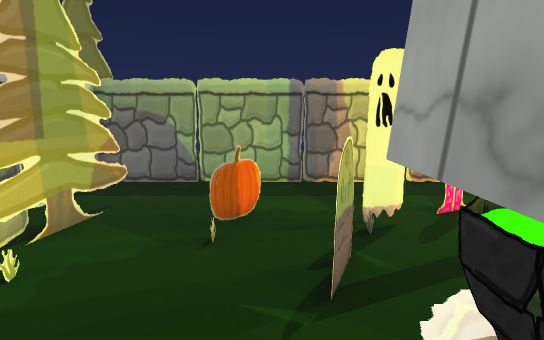
view 1 (above)

16 first-person views from a walk through a scene from a Unity 3-D project. The camera is 1.3 m above the floor, tilts 10° down and sees 80° across. The floor is counted in squares, 0.5 m on a side. Each view is taken from the middle of a square. On the plan, view 1 faces up. The plan holds only what a view shows up to about 20 squares ahead; the rest is blank. The place goes on beyond the plan. The player is left out. Some surface patterns are stand-ins.

view 2
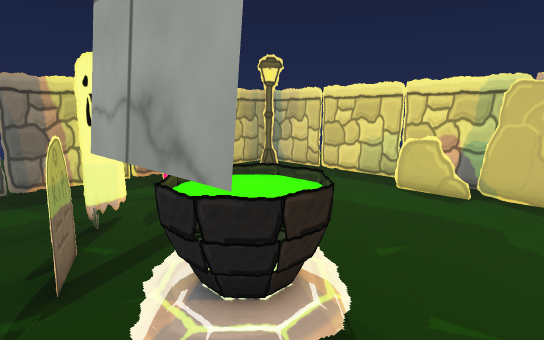

view 3
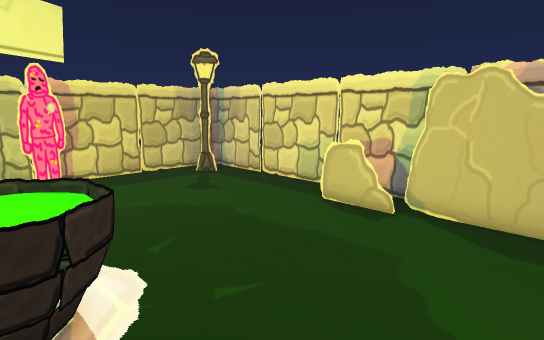

view 4
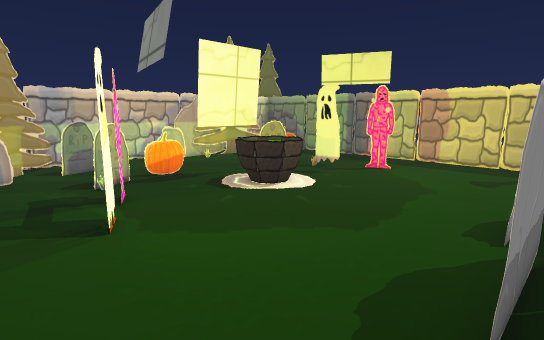

view 5
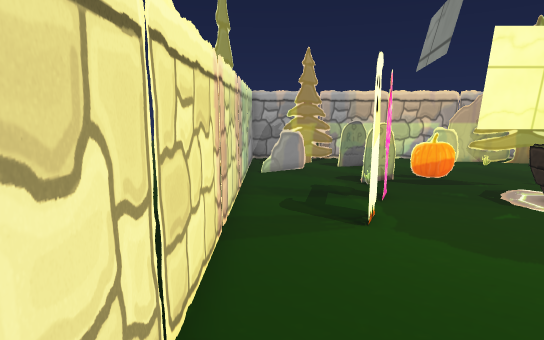

view 6
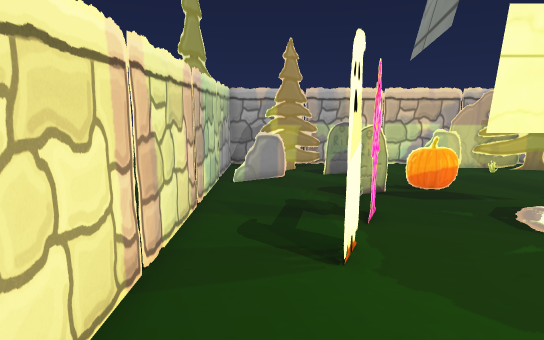

view 7
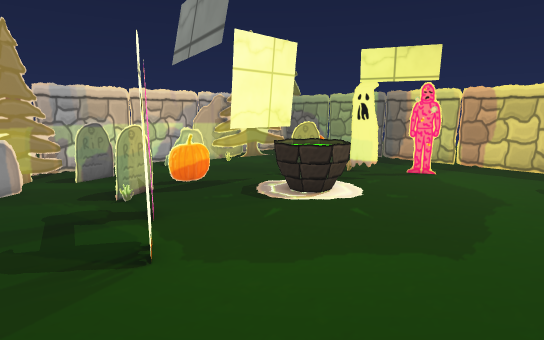

view 8
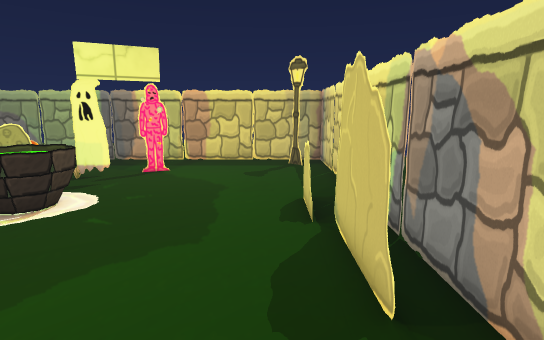

view 9
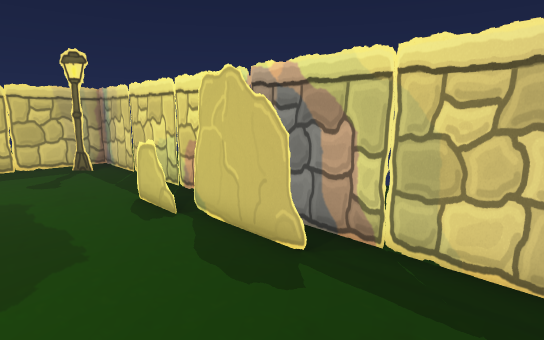

view 10
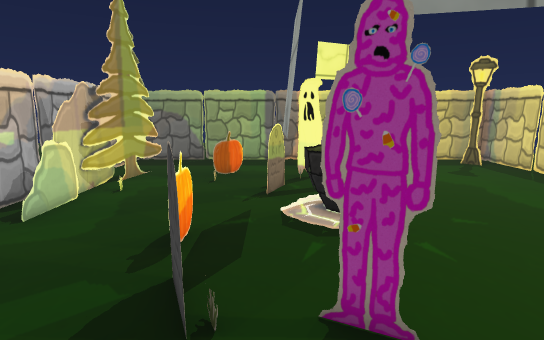

view 11
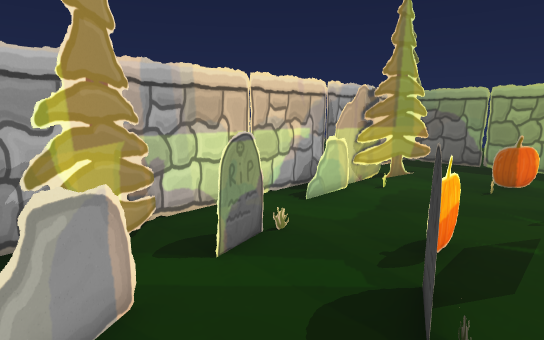

view 12
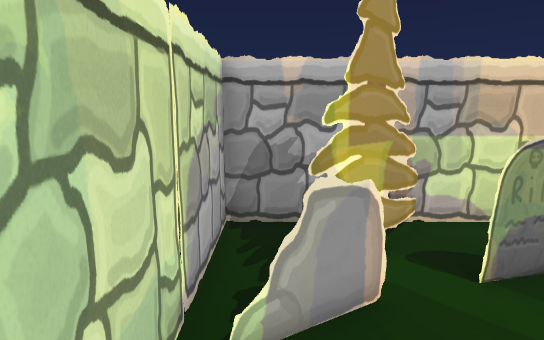

view 13
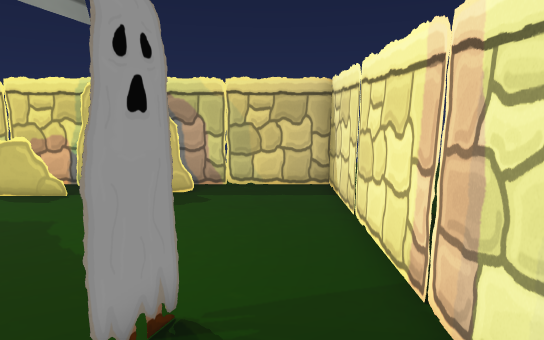

view 14
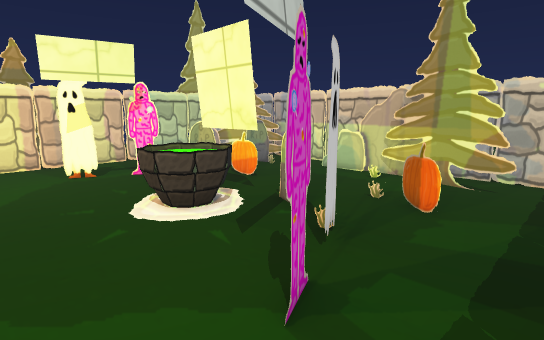

view 15
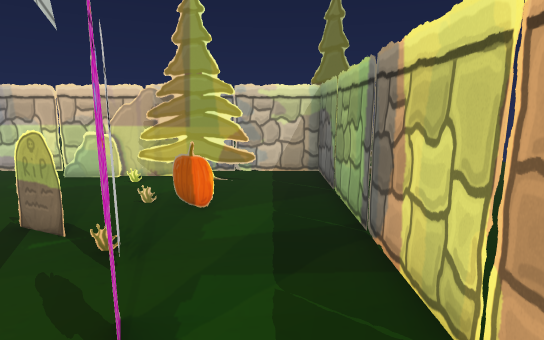

view 16
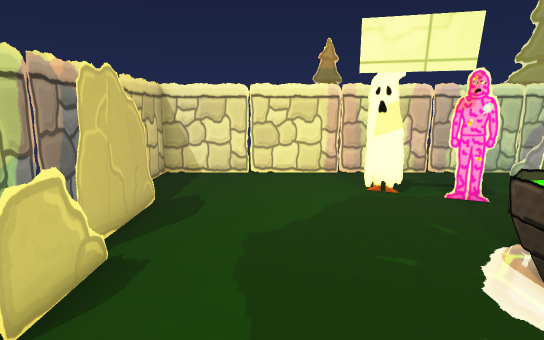

### Floor plan
Key: @ floor where view 1 was taken; # wall or solid block; x gap in a wall; . floor; = window, fence, low wall or low ledge; T thing the floor can be seen under or through; O other object.
Columns run from 7 left of view 1 to 13 right of it. Each row starts with its distance up from view 1.
 13 #         ..
 12 #################O###
 11 ##................O.#
 10  #. ...............O#
  9  #.#............... O
  8  ###..O....xO.......#
  7   #...O..O..........#
  6   #.................#
  5   #.....O...........#
  4  ##.....TOOO......#.#
  3  #=.....TOOO......=.#
  2  ##.....TOOO......#.#
  1    ...O.T=OO......#.#
  0    ...O@..........#.#
 -1 # ................#.#
 -2 # .O...O.O........###
 -3 #O.........O....... #
 -4 #.O.O...............#
 -5 #..OO...............#
 -6 #...OO..............#
 -7 #####################
 -8   ##     .. ....
 -9    #         OO.

Where each view was taken, in squares from view 1:
view 1: 0 up, 0 right, facing up
view 2: 1 down, 0 right, facing up-right
view 3: 2 down, 3 right, facing up-right
view 4: 6 down, 12 right, facing up-left
view 5: 6 down, 12 right, facing left
view 6: 5 down, 10 right, facing left
view 7: 6 down, 10 right, facing up-left
view 8: 6 down, 10 right, facing up
view 9: 6 down, 7 right, facing up-right
view 10: 6 down, 1 right, facing up
view 11: 6 down, 1 right, facing up-left
view 12: 6 down, 1 right, facing left
view 13: 5 down, 1 right, facing right
view 14: 11 up, 8 right, facing down-left
view 15: 10 up, 8 right, facing left
view 16: 7 up, 8 right, facing down
